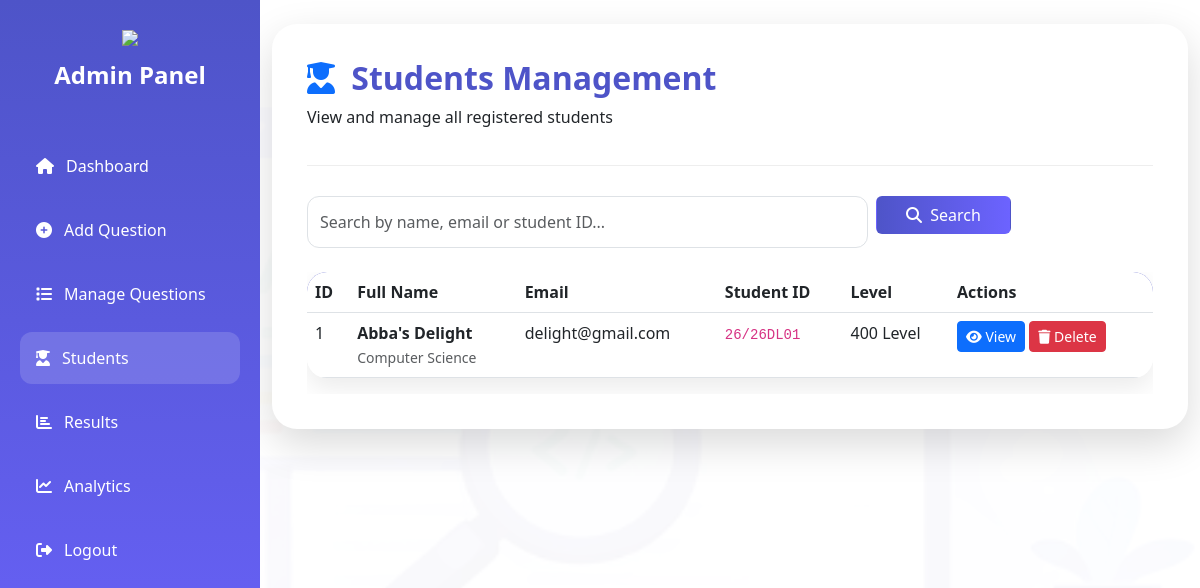
The app's page /admin/students.php (signed in) with its own data.
### tables this page shows
CREATE TABLE `users` (
  `id` int(11) NOT NULL,
  `fullname` varchar(100) NOT NULL,
  `email` varchar(100) NOT NULL,
  `student_id` varchar(50) NOT NULL,
  `password` varchar(255) NOT NULL,
  `login_attempts` int(11) DEFAULT 0,
  `locked_until` datetime DEFAULT NULL,
  `remember_token` varchar(255) DEFAULT NULL,
  `created_at` timestamp NOT NULL DEFAULT current_timestamp(),
  `phone` varchar(20) DEFAULT NULL,
  `gender` varchar(20) DEFAULT NULL,
  `dob` date DEFAULT NULL,
  `institution` varchar(150) DEFAULT NULL,
  `faculty` varchar(150) DEFAULT NULL,
  `department` varchar(150) DEFAULT NULL,
  `level` varchar(20) DEFAULT NULL,
  `skills_interest` text DEFAULT NULL,
  `role` varchar(20) DEFAULT 'student',
  `profile_image` varchar(255) DEFAULT NULL
);

### admin/students.php (the view, shortened to what this page needs)
<?php
include("../includes/admin_auth.php");
$search = isset($_GET['search']) ? trim($_GET['search']) : '';
$page = isset($_GET['page']) ? (int)$_GET['page'] : 1;
$limit = 10;
$offset = ($page - 1) * $limit;
if($search != '') {
    $count_query = "SELECT COUNT(*) as total FROM users WHERE role='student' AND (fullname LIKE ? OR email LIKE ? OR student_id LIKE ?)";
    $count_stmt = mysqli_prepare($conn, $count_query);
    $search_param = "%$search%";
    mysqli_stmt_bind_param($count_stmt, "sss", $search_param, $search_param, $search_param);
    mysqli_stmt_execute($count_stmt);
    $total_result = mysqli_stmt_get_result($count_stmt);
    $total_students = mysqli_fetch_assoc($total_result)['total'];
    $query = "SELECT * FROM users WHERE role='student' AND (fullname LIKE ? OR email LIKE ? OR student_id LIKE ?) ORDER BY id DESC LIMIT ? OFFSET ?";
    $stmt = mysqli_prepare($conn, $query);
    mysqli_stmt_bind_param($stmt, "sssii", $search_param, $search_param, $search_param, $limit, $offset);
} else {
    $query = "SELECT * FROM users WHERE role='student' ORDER BY id DESC LIMIT ? OFFSET ?";
    $stmt = mysqli_prepare($conn, $query);
    mysqli_stmt_bind_param($stmt, "ii", $limit, $offset);
}
mysqli_stmt_execute($stmt);
$students = mysqli_stmt_get_result($stmt);
?>
<!DOCTYPE html>
<html lang="en">
<head>
    <link href="../assets/css/style.css" rel="stylesheet">
    <link href="https://cdn.jsdelivr.net/npm/bootstrap@5.3.0/dist/css/bootstrap.min.css" rel="stylesheet">
    <link rel="stylesheet" href="https://cdnjs.cloudflare.com/ajax/libs/font-awesome/6.5.1/css/all.min.css">
</head>
<body>
<div class="dashboard-layout">
    <?php include("sidebar.php"); ?>
    <main class="main-content">
        <div class="container-fluid py-4">
            <div class="admin-card">
                <div class="admin-header">
                    <h2><i class="fas fa-user-graduate me-2 text-primary"></i> Students Management</h2>
                    <p>View and manage all registered students</p>
                </div>
                <form method="GET" class="mb-4">
                    <div class="row g-2">
                        <div class="col-md-8">
                            <input type="text" name="search" class="form-control"
                                   placeholder="Search by name, email or student ID..."
                                   value="<?php echo htmlspecialchars($search); ?>">
                        </div>
                        <div class="col-md-2">
                            <button class="btn btn-custom text-white w-100">
                                <i class="fas fa-search me-1"></i> Search
                            </button>
                        </div>
                    </div>
                </form>
                <div class="table-responsive">
                    <table class="table admin-table">
                        <thead>
                            <tr>
                                <th>ID</th>
                                <th>Full Name</th>
                                <th>Email</th>
                                <th>Student ID</th>
                                <th>Level</th>
                                <th>Actions</th>
                            </tr>
                        </thead>
                        <tbody>
                            <?php if(mysqli_num_rows($students) > 0): ?>
                                <?php while($student = mysqli_fetch_assoc($students)): ?>
                                <tr>
                                    <td><?php echo $student['id']; ?></td>
                                    <td>
                                        <strong><?php echo htmlspecialchars($student['fullname']); ?></strong><br>
                                        <small class="text-muted"><?php echo htmlspecialchars($student['department'] ?: 'No department'); ?></small>
                                    </td>
                                    <td><?php echo htmlspecialchars($student['email']); ?></td>
                                    <td><code><?php echo htmlspecialchars($student['student_id']); ?></code></td>
                                    <td><?php echo htmlspecialchars($student['level'] ?: 'Not set'); ?></td>
                                    <td>
                                        <a href="student_details.php?id=<?php echo $student['id']; ?>" class="btn btn-sm btn-primary">
                                            <i class="fas fa-eye"></i> View
                                        </a>
                                        <a href="delete_student.php?id=<?php echo $student['id']; ?>&csrf_token=<?php echo $_SESSION['csrf_token']; ?>"
                                           class="btn btn-sm btn-danger"
                                           onclick="return confirm('Delete this student? All their results will also be deleted.')">
                                            <i class="fas fa-trash"></i> Delete
                                        </a>
                                    </td>
                                </tr>
                                <?php endwhile; ?>
                            <?php endif; ?>
                        </tbody>
                    </table>
                </div>
            </div>
        </div>
    </main>
</div>
</body>
</html>

### assets/css/style.css (style rules this page uses)
* { margin:0; padding:0; box-sizing:border-box; }
body { font-family:'Poppins',sans-serif; background:#f4f7fb; color:#1e293b; overflow-x:hidden; }
body::before { content:""; position:fixed; inset:0; background:url('../images/tech.png'); background-size:cover; background-position:center; opacity:0.03; z-index:-1; }
.btn-custom { background:linear-gradient( 90deg, #7b1fe4, #2d73ff ); border:none; color:white; font-weight:600; padding:12px; }
.btn-custom { background: linear-gradient(90deg, #4e54c8, #6c63ff); border: none; border-radius: 12px; transition: transform 0.2s, box-shadow 0.2s; }
.form-control, .form-select, textarea { border-radius:12px !important; min-height:52px; border:1px solid #dbe2ea; padding-left:15px; box-shadow:none !important; }
.table { background:white; border-radius:15px; overflow:hidden; }
.dashboard-layout { display:flex; min-height:100vh; }
.main-content { margin-left:260px; width:100%; }
.admin-card { background:white; border-radius:25px; padding:35px; box-shadow: 0 15px 40px rgba(0,0,0,.15); }
.admin-header { margin-bottom:30px; padding-bottom:20px; border-bottom:1px solid #eee; }
.admin-header h2 { font-weight:700; color:#4e54c8; }
.admin-table { background:white; border-radius:20px; overflow:hidden; box-shadow: 0 10px 25px rgba(0,0,0,.08); }
.admin-table thead { background:#4e54c8; color:white; }

### records on screen
users: id "1", fullname "Abba's Delight", department "Computer Science", email "delight@gmail.com", student "26/26DL01", level "400 Level"
